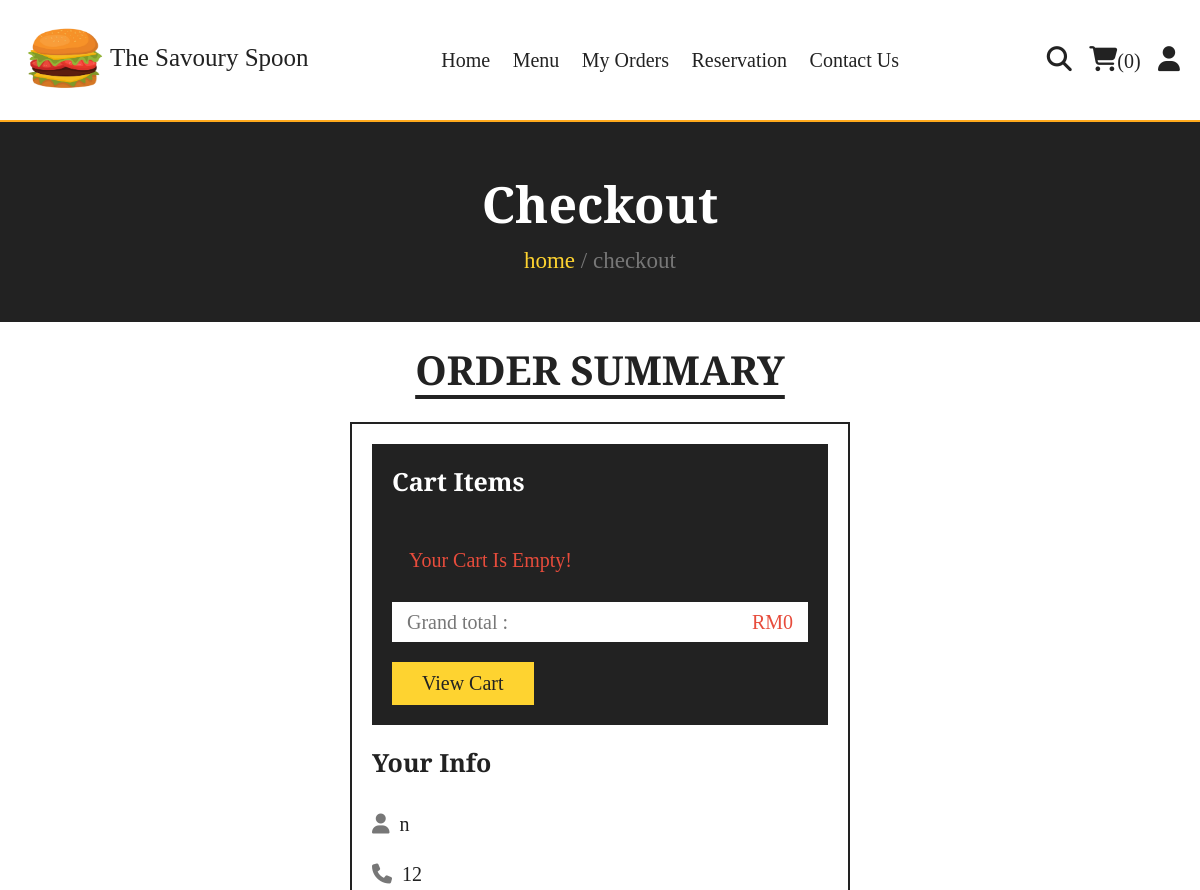
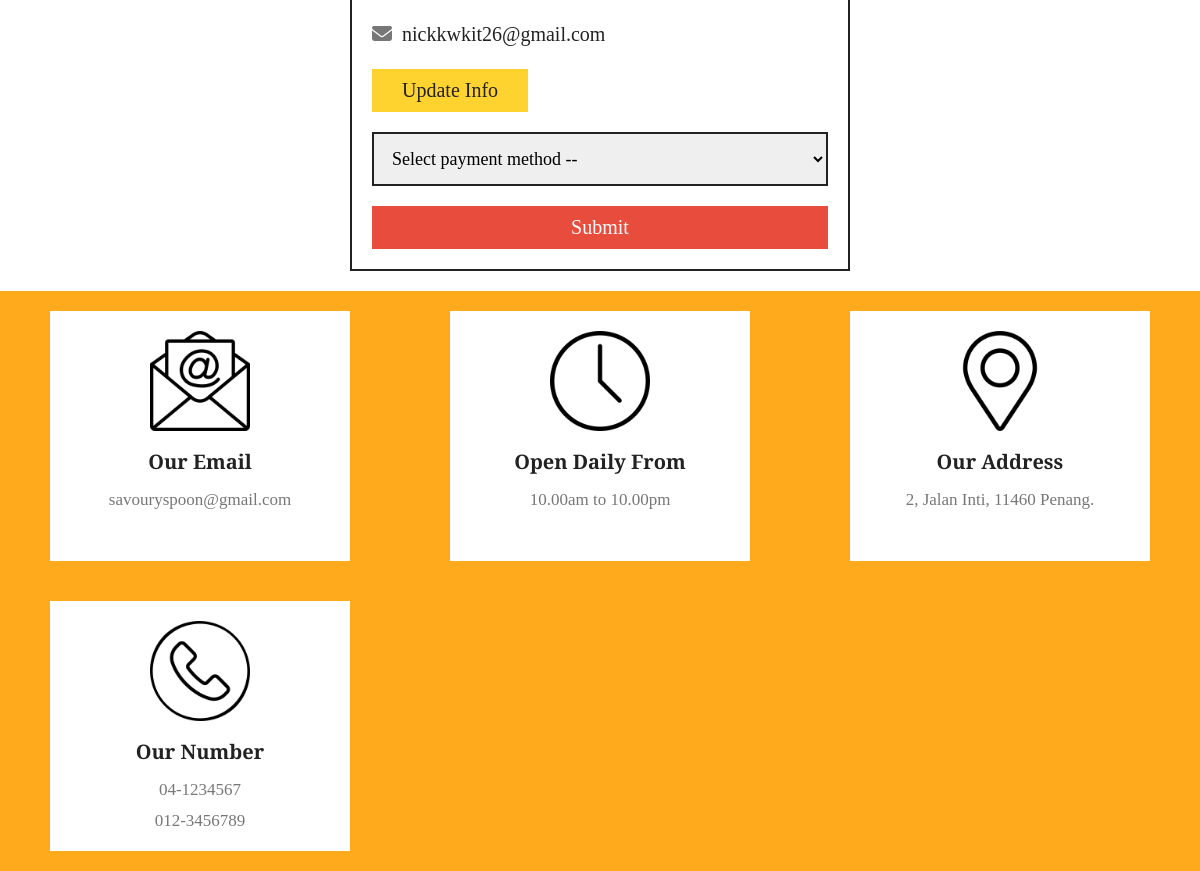
Screenshot of /checkout.php (signed in) with the database file from the repository (2 pictures, top to bottom).
### tables this page shows
CREATE TABLE `users` (
  `id` int(100) NOT NULL,
  `name` varchar(20) NOT NULL,
  `email` varchar(50) NOT NULL,
  `number` varchar(10) NOT NULL,
  `password` varchar(50) NOT NULL
);

### checkout.php (the view, shortened to what this page needs)
<?php
include 'components/connect.php';
if(isset($_SESSION['user_id'])){
   $user_id = $_SESSION['user_id'];
}else{
   $user_id = '';
   header('location:home.php');
};
?>
<!DOCTYPE html>
<html lang="en">
<head>
   <link rel="stylesheet" href="https://cdnjs.cloudflare.com/ajax/libs/font-awesome/6.1.1/css/all.min.css">
   <link rel="stylesheet" href="css/style.css">
</head>
<body>
<?php include 'components/user_header.php'; ?>
<div class="heading">
   <h3>checkout</h3>
   <p><a href="home.php">home</a> <span> / checkout</span></p>
</div>
<section class="checkout">
   <h1 class="title">order summary</h1>
<form action="" method="post">
   <div class="cart-items">
      <h3>cart items</h3>
      <?php
         $grand_total = 0;
         $cart_items[] = '';
         $select_cart = $conn->prepare("SELECT * FROM `cart` WHERE user_id = ?");
         $select_cart->execute([$user_id]);
         if($select_cart->rowCount() > 0){
            while($fetch_cart = $select_cart->fetch(PDO::FETCH_ASSOC)){
               $cart_items[] = $fetch_cart['name'].' ('.$fetch_cart['price'].' x '. $fetch_cart['quantity'].') - ';
               $total_products = implode($cart_items);
               $grand_total += ($fetch_cart['price'] * $fetch_cart['quantity']);
      ?>
      <p><span class="name"><?= $fetch_cart['name']; ?></span><span class="price">RM<?= $fetch_cart['price']; ?> x <?= $fetch_cart['quantity']; ?></span></p>
      <?php
            }
         }else{
            echo '<p class="empty">your cart is empty!</p>';
         }
      ?>
      <p class="grand-total"><span class="name">Grand total :</span><span class="price">RM<?= $grand_total; ?></span></p>
      <a href="cart.php" class="btn">View cart</a>
   </div>
   <div class="user-info">
      <h3>Your info</h3>
      <p><i class="fas fa-user"></i><span><?= $fetch_profile['name'] ?></span></p>
      <p><i class="fas fa-phone"></i><span><?= $fetch_profile['number'] ?></span></p>
      <p><i class="fas fa-envelope"></i><span><?= $fetch_profile['email'] ?></span></p>
      <a href="update_profile.php" class="btn">Update info</a>
      <select name="method" class="box" required>
         <option value="" disabled selected>Select payment method --</option>
      </select>
      <input type="submit" id="submit' value="place order" class="btn" style="width:100%; background:var(--red); color:var(--white);" name="submit">
   </div>
</form>
</section>
<?php include 'components/footer.php'; ?>
</body>
</html>

### css/style.css (style rules this page uses)
:root { --yellow:#fed330; --red:#e74c3c; --white:#fff; --black:#222; --light-color:#777; --border:.2rem solid var(--black); }
* { font-family: 'EB Garamond'; margin:0; padding:0; box-sizing: border-box; outline: none; border: none; text-decoration: none; }
html { font-size: 62.5%; overflow-x: hidden; scroll-behavior: smooth; stop-opacity: 7rem; }
section { margin:0 auto; max-width: 1200px; padding:2rem; }
.title { text-align: center; margin-bottom: 2.5rem; font-size: 4rem; color:var(--black); text-transform: uppercase; text-decoration: underline; text-underline-offset: 1rem; }
.heading { display: flex; align-items: center; justify-content: center; gap:1rem; flex-flow: column; background-color: var(--black); min-height: 20rem; }
.heading h3 { font-size: 5rem; color:var(--white); text-transform: capitalize; }
.heading p { font-size: 2.3rem; color:var(--light-color); }
.heading p a { color:var(--yellow); }
.btn, .delete-btn { margin-top: 1rem; display: inline-block; font-size: 2rem; padding:1rem 3rem; cursor: pointer; text-transform: capitalize; transition: .2s linear; }
.btn { background-color: var(--yellow); color:var(--black); }
.empty { border:var(--border); padding:1.5rem; text-align: center; width: 100%; font-size: 2rem; text-transform: capitalize; color:var(--red); }
.checkout form { max-width: 50rem; margin:0 auto; border:var(--border); padding:2rem; }
.checkout form h3 { font-size: 2.5rem; text-transform: capitalize; padding: 2rem 0; color:var(--black); }
.checkout form .cart-items { background-color: var(--black); padding:2rem; padding-top: 0; }
.checkout form .cart-items h3 { color:var(--white); }
.checkout form .cart-items p { display: flex; align-items: center; gap:1.5rem; justify-content: space-between; margin:1rem 0; line-height: 1.5; font-size: 2rem; }
.checkout form .cart-items p .name { color:var(--light-color); }
.checkout form .cart-items p .price { color:var(--yellow); }
.checkout form .cart-items .grand-total { background-color: var(--white); padding:.5rem 1.5rem; }
.checkout form .cart-items .grand-total .price { color:var(--red); }
.checkout form .user-info p { font-size: 2rem; line-height: 1.5; padding:1rem 0; }
.checkout form .user-info p i { color:var(--light-color); margin-right: 1rem; }
.checkout form .user-info p span { color:var(--black); }
.checkout form .user-info .box { width: 100%; border:var(--border); padding:1.4rem; margin-top: 2rem; margin-bottom: 1rem; font-size: 1.8rem; }

### rows the page displays
users: name "n", number "12", email "nickkwkit26@gmail.com"

### other values shown
$total_cart_items "0"
$grand_total "0"
